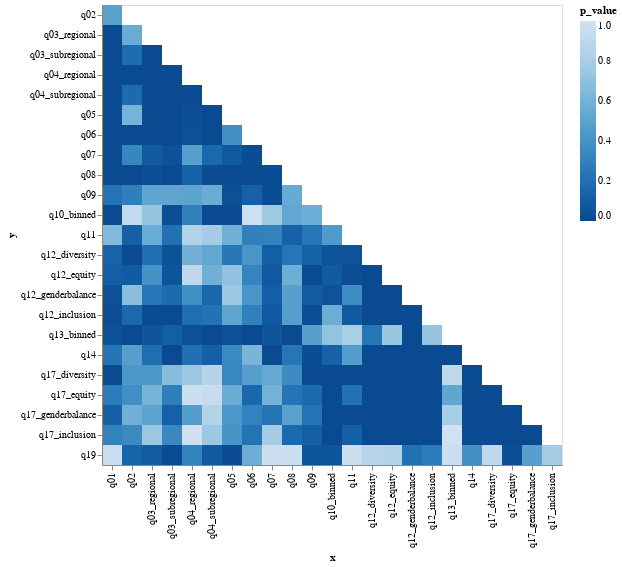

Notebook code for this chart:
### Markdown cell above
All

### Code cell
p_limit = 1
scheme = "blues"
hm = hmap(chi2_data, scheme, p_limit)
hm
# fname = Path("../data/main_data/") / "chi2.png"
# hm.save(fname)
# print(f"Save chart to: {fname}")

### Figure 1 — Vega-Lite specification as saved in the notebook (floating-point values rounded to 4 significant figures; data arrays with more than 128 entries replaced by an {"elided": "..."} marker saying what was removed)
{"config": {"view": {"continuousWidth": 300, "continuousHeight": 300}}, "data": {"name": "data-7284416255d2efd474bd22ae2e6fe017"}, "mark": {"type": "rect"}, "encoding": {"color": {"field": "p_value", "scale": {"domain": [0, 1], "scheme": "blues", "reverse": true}, "type": "quantitative"}, "x": {"field": "x", "type": "nominal"}, "y": {"field": "y", "type": "nominal"}}, "$schema": "https://vega.github.io/schema/vega-lite/v5.14.1.json", "datasets": {"data-7284416255d2efd474bd22ae2e6fe017": {"elided": "276 records"}}}
